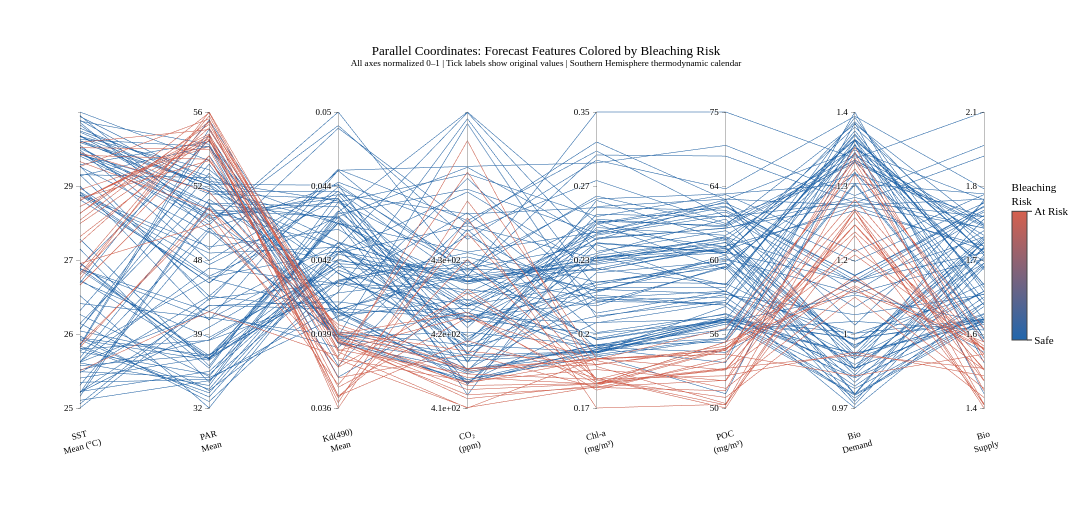

Here is the notebook cell this chart was saved with:
### Code cell
import plotly.graph_objects as go
from sklearn.preprocessing import MinMaxScaler

features = ['sst_mean', 'par_mean', 'kd_490_mean', 'co2_ppm',
            'pred_chlor_a_mean', 'pred_poc_mean', 'bio_demand', 'bio_supply']

nice_labels = {
    'sst_mean':          'SST<br>Mean (°C)',
    'par_mean':          'PAR<br>Mean',
    'kd_490_mean':       'Kd(490)<br>Mean',
    'co2_ppm':           'CO₂<br>(ppm)',
    'pred_chlor_a_mean': 'Chl-a<br>(mg/m³)',
    'pred_poc_mean':     'POC<br>(mg/m³)',
    'bio_demand':        'Bio<br>Demand',
    'bio_supply':        'Bio<br>Supply',
}

scaler = MinMaxScaler()
scaled = pd.DataFrame(
    scaler.fit_transform(df[features]),
    columns=features
)
scaled['bleaching_risk'] = df['bleaching_risk'].values

dimensions = []
for col in features:
    orig = df[col]
    dimensions.append(dict(
        label=nice_labels[col],
        values=scaled[col],
        tickvals=[0, 0.25, 0.5, 0.75, 1.0],
        ticktext=[
            f"{orig.min():.2g}",
            f"{orig.quantile(0.25):.2g}",
            f"{orig.median():.2g}",
            f"{orig.quantile(0.75):.2g}",
            f"{orig.max():.2g}",
        ],
    ))

fig = go.Figure(go.Parcoords(
    line=dict(
        color=scaled['bleaching_risk'],
        colorscale=[[0, '#2166ac'], [1, '#d6604d']],
        showscale=True,
        cmin=0, cmax=1,
        colorbar=dict(
            title=dict(text='Bleaching<br>Risk', font=dict(size=11)),
            tickvals=[0, 1],
            ticktext=['Safe', 'At Risk'],
            len=0.6,
            thickness=15,
            x=1.02,
        )
    ),
    dimensions=dimensions,
    labelside='bottom',
    labelangle=-15,
))

fig.update_layout(
    title=dict(
        text='Parallel Coordinates: Forecast Features Colored by Bleaching Risk<br>'
             '<sup>All axes normalized 0–1 | Tick labels show original values | '
             'Southern Hemisphere thermodynamic calendar</sup>',
        x=0.5, xanchor='center',
        font=dict(family='Times New Roman', size=13),
    ),
    font=dict(family='Times New Roman', size=11),
    paper_bgcolor='white',
    height=520,
    width=1100,
    margin=dict(l=80, r=100, t=110, b=110),
)

fig.write_html('fig2_parallel_coordinates.html')
# fig.write_image('fig2_parallel_coordinates.png', width=1400, height=600, scale=3)
fig.show()
